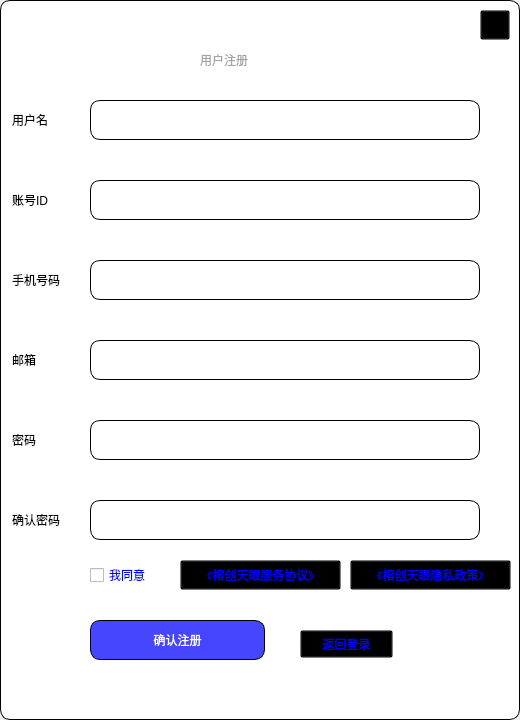
<?xml version="1.0" encoding="UTF-8"?>
<ui version="4.0">
 <class>Form</class>
 <widget class="QWidget" name="Form">
  <property name="geometry">
   <rect>
    <x>0</x>
    <y>0</y>
    <width>520</width>
    <height>720</height>
   </rect>
  </property>
  <property name="windowTitle">
   <string>Form</string>
  </property>
  <widget class="QFrame" name="frame">
   <property name="geometry">
    <rect>
     <x>0</x>
     <y>0</y>
     <width>520</width>
     <height>720</height>
    </rect>
   </property>
   <property name="styleSheet">
    <string notr="true">QFrame
{			
		background-color: rgb(255, 255, 255);
		border:1px solid;
		border-radius:10px;
}
QLineEdit
{
	border-radius:10px;
	font: 10pt &quot;新宋体&quot;;
	border-color: rgb(48, 48, 48);
	border:1px solid;
	background-color: rgb(255, 255, 255);
	font: 14pt &quot;新宋体&quot;;
}
QLineEdit:hover
{
	border-color: rgb(109, 96, 255);
}
QLabel
{
	border:0px solid;
	font: 9pt &quot;黑体&quot;;
	font: 11pt &quot;新宋体&quot;;

}
QPushButton
{
	color: rgb(0, 0, 255);
	background:transparent;
}
QPushButton:hover
{
	color: rgb(165, 165, 165);
	background:transparent;
}
</string>
   </property>
   <property name="frameShape">
    <enum>QFrame::StyledPanel</enum>
   </property>
   <property name="frameShadow">
    <enum>QFrame::Raised</enum>
   </property>
   <widget class="QLabel" name="label">
    <property name="geometry">
     <rect>
      <x>200</x>
      <y>40</y>
      <width>120</width>
      <height>40</height>
     </rect>
    </property>
    <property name="styleSheet">
     <string notr="true">color: rgb(163,163,164);
font: 16pt &quot;黑体&quot;;</string>
    </property>
    <property name="text">
     <string>用户注册</string>
    </property>
   </widget>
   <widget class="QLabel" name="label_2">
    <property name="geometry">
     <rect>
      <x>12</x>
      <y>505</y>
      <width>80</width>
      <height>30</height>
     </rect>
    </property>
    <property name="text">
     <string>确认密码</string>
    </property>
   </widget>
   <widget class="QLabel" name="label_3">
    <property name="geometry">
     <rect>
      <x>12</x>
      <y>185</y>
      <width>60</width>
      <height>30</height>
     </rect>
    </property>
    <property name="text">
     <string>账号ID</string>
    </property>
   </widget>
   <widget class="QLabel" name="label_4">
    <property name="geometry">
     <rect>
      <x>12</x>
      <y>425</y>
      <width>60</width>
      <height>30</height>
     </rect>
    </property>
    <property name="text">
     <string>密码</string>
    </property>
   </widget>
   <widget class="QLabel" name="label_5">
    <property name="geometry">
     <rect>
      <x>12</x>
      <y>265</y>
      <width>80</width>
      <height>30</height>
     </rect>
    </property>
    <property name="text">
     <string>手机号码</string>
    </property>
   </widget>
   <widget class="QLabel" name="label_6">
    <property name="geometry">
     <rect>
      <x>12</x>
      <y>105</y>
      <width>60</width>
      <height>30</height>
     </rect>
    </property>
    <property name="text">
     <string>用户名</string>
    </property>
   </widget>
   <widget class="QLabel" name="label_7">
    <property name="geometry">
     <rect>
      <x>12</x>
      <y>345</y>
      <width>60</width>
      <height>30</height>
     </rect>
    </property>
    <property name="text">
     <string>邮箱</string>
    </property>
   </widget>
   <widget class="QLineEdit" name="lineEdit">
    <property name="geometry">
     <rect>
      <x>90</x>
      <y>100</y>
      <width>390</width>
      <height>40</height>
     </rect>
    </property>
   </widget>
   <widget class="QLineEdit" name="lineEdit_2">
    <property name="geometry">
     <rect>
      <x>90</x>
      <y>180</y>
      <width>390</width>
      <height>40</height>
     </rect>
    </property>
   </widget>
   <widget class="QLineEdit" name="lineEdit_3">
    <property name="geometry">
     <rect>
      <x>90</x>
      <y>260</y>
      <width>390</width>
      <height>40</height>
     </rect>
    </property>
   </widget>
   <widget class="QLineEdit" name="lineEdit_4">
    <property name="geometry">
     <rect>
      <x>90</x>
      <y>340</y>
      <width>390</width>
      <height>40</height>
     </rect>
    </property>
   </widget>
   <widget class="QLineEdit" name="lineEdit_5">
    <property name="geometry">
     <rect>
      <x>90</x>
      <y>420</y>
      <width>390</width>
      <height>40</height>
     </rect>
    </property>
    <property name="echoMode">
     <enum>QLineEdit::Password</enum>
    </property>
   </widget>
   <widget class="QLineEdit" name="lineEdit_6">
    <property name="geometry">
     <rect>
      <x>90</x>
      <y>500</y>
      <width>390</width>
      <height>40</height>
     </rect>
    </property>
    <property name="echoMode">
     <enum>QLineEdit::Password</enum>
    </property>
   </widget>
   <widget class="QCheckBox" name="checkBox">
    <property name="geometry">
     <rect>
      <x>90</x>
      <y>560</y>
      <width>91</width>
      <height>30</height>
     </rect>
    </property>
    <property name="styleSheet">
     <string notr="true">color: rgb(0, 0, 255);</string>
    </property>
    <property name="text">
     <string>我同意</string>
    </property>
   </widget>
   <widget class="QPushButton" name="pushButton">
    <property name="geometry">
     <rect>
      <x>180</x>
      <y>560</y>
      <width>161</width>
      <height>30</height>
     </rect>
    </property>
    <property name="styleSheet">
     <string notr="true"/>
    </property>
    <property name="text">
     <string>《榕创天眼服务协议》</string>
    </property>
   </widget>
   <widget class="QPushButton" name="pushButton_2">
    <property name="geometry">
     <rect>
      <x>350</x>
      <y>560</y>
      <width>161</width>
      <height>30</height>
     </rect>
    </property>
    <property name="styleSheet">
     <string notr="true"/>
    </property>
    <property name="text">
     <string>《榕创天眼隐私政策》</string>
    </property>
   </widget>
   <widget class="QPushButton" name="pushButton_3">
    <property name="geometry">
     <rect>
      <x>90</x>
      <y>620</y>
      <width>175</width>
      <height>40</height>
     </rect>
    </property>
    <property name="styleSheet">
     <string notr="true">*{
	background-color: rgb(70, 70, 255);
	font: 16pt &quot;黑体&quot;;
	color: rgb(255, 255, 255);
	border:1px solid;
	border-radius:10px;
}
*:hover
{
	background-color: rgb(140, 133, 144);
}</string>
    </property>
    <property name="text">
     <string>确认注册</string>
    </property>
   </widget>
   <widget class="QPushButton" name="pushButton_4">
    <property name="geometry">
     <rect>
      <x>300</x>
      <y>630</y>
      <width>93</width>
      <height>28</height>
     </rect>
    </property>
    <property name="text">
     <string>返回登录</string>
    </property>
   </widget>
   <widget class="QToolButton" name="toolButton">
    <property name="geometry">
     <rect>
      <x>480</x>
      <y>10</y>
      <width>30</width>
      <height>30</height>
     </rect>
    </property>
    <property name="styleSheet">
     <string notr="true">background:transparent;</string>
    </property>
    <property name="text">
     <string/>
    </property>
    <property name="icon">
     <iconset resource="resource.qrc">
      <normaloff>:/test/关闭.png</normaloff>:/test/关闭.png</iconset>
    </property>
    <property name="iconSize">
     <size>
      <width>30</width>
      <height>30</height>
     </size>
    </property>
   </widget>
  </widget>
 </widget>
 <resources>
  <include location="resource.qrc"/>
 </resources>
 <connections>
  <connection>
   <sender>toolButton</sender>
   <signal>clicked()</signal>
   <receiver>Form</receiver>
   <slot>close()</slot>
   <hints>
    <hint type="sourcelabel">
     <x>493</x>
     <y>22</y>
    </hint>
    <hint type="destinationlabel">
     <x>560</x>
     <y>107</y>
    </hint>
   </hints>
  </connection>
 </connections>
</ui>
